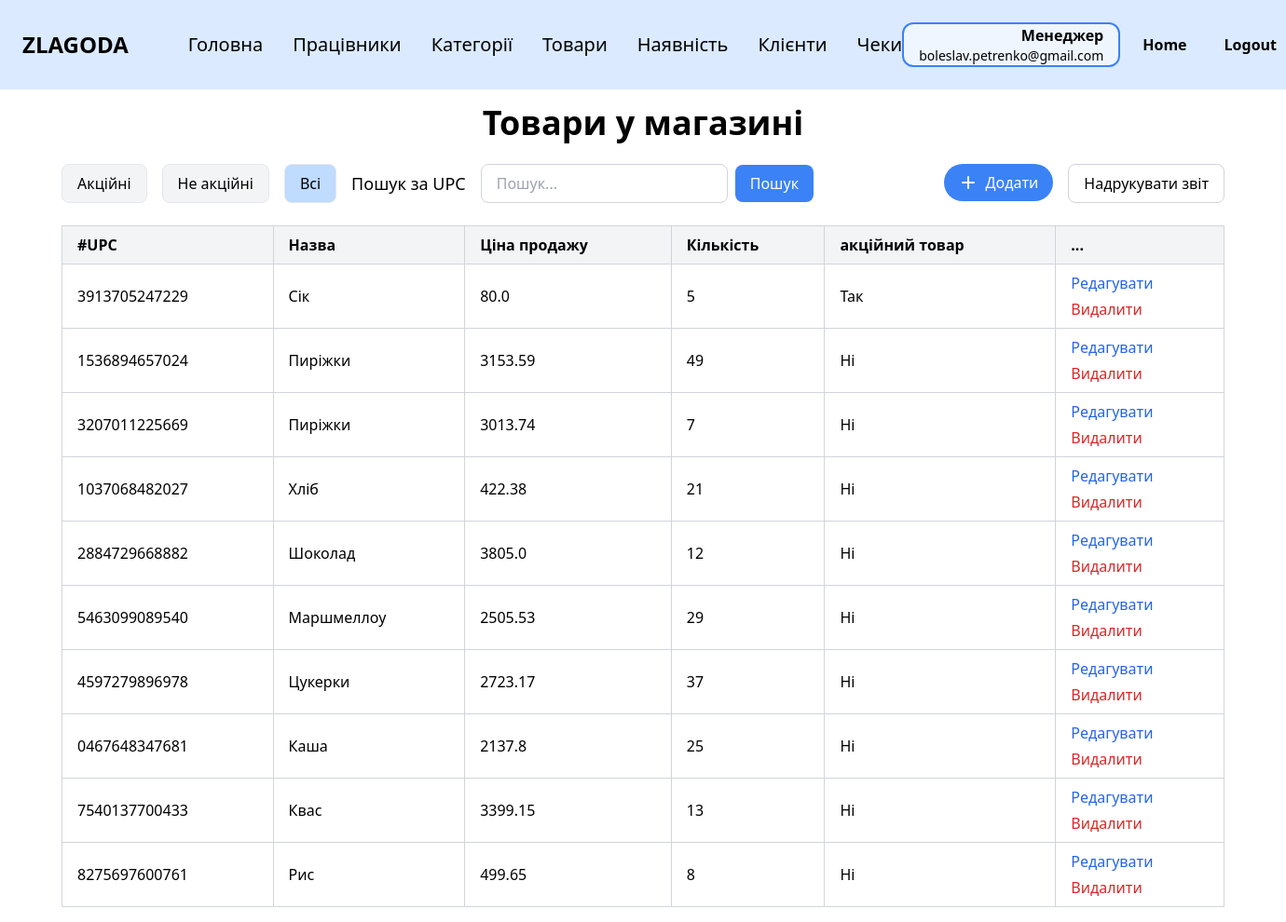
The page /stock (signed in) on the database as committed earlier.
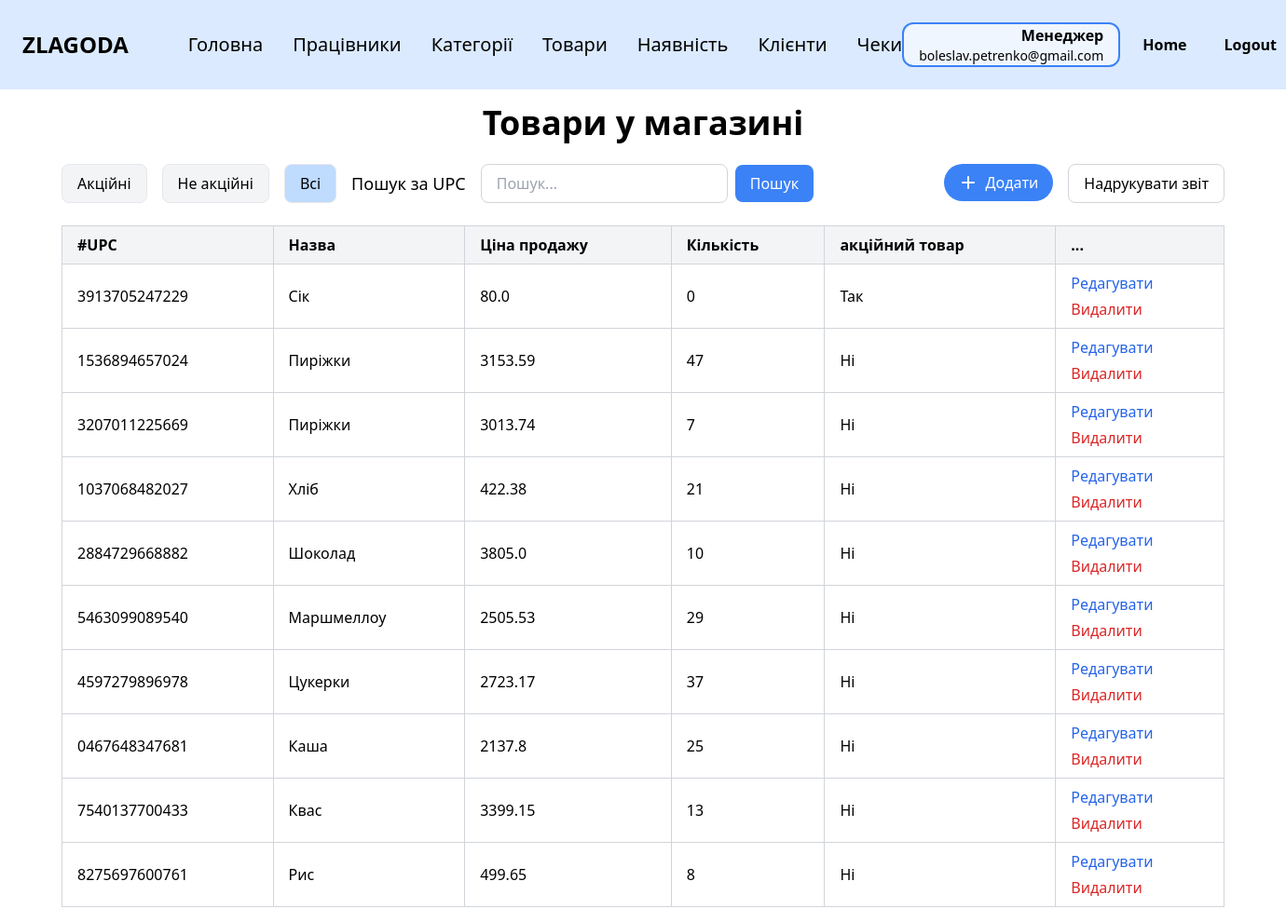
The same page on the database as committed later.
### tables this page shows
CREATE TABLE store_product (
                upc TEXT PRIMARY KEY,
                price REAL NOT NULL,
                quantity INTEGER NOT NULL,
                expiration_date DATE,
                is_promotional BOOLEAN DEFAULT FALSE,
                promo_price REAL,
                product_id INTEGER NOT NULL,
                FOREIGN KEY (product_id) REFERENCES product (id)
            );

CREATE TABLE product (
                id INTEGER PRIMARY KEY,
                name TEXT NOT NULL,
                manufacturer TEXT NOT NULL,
                specifications TEXT,
                category_number INTEGER NOT NULL,
                FOREIGN KEY (category_number) REFERENCES category (category_number)
            );

### zlg_website/views/storeproducts.py (the view, shortened to what this page needs)
@views.route('/stock')
@login_required
def storeproducts():
   category_number = request.args.get('category')
   sort = request.args.get('sort')
   order = request.args.get('order', 'asc')
   promo_filter = request.args.get('promo')
   search = request.args.get('search')
   quantity_filter = request.args.get('quantity')
   sql_str = """
       SELECT sp.*, p.name, p.manufacturer, p.specifications, p.category_number, c.name as category_name
       FROM store_product sp
       JOIN product p ON sp.product_id = p.id
       JOIN category c ON p.category_number = c.category_number
   """
   where_clauses = []
   params = {}
   if promo_filter == 'yes':
       where_clauses.append("sp.is_promotional = TRUE")
   elif promo_filter == 'no':
       where_clauses.append("sp.is_promotional = FALSE")
   if search:
       where_clauses.append("sp.upc LIKE :search")
       params['search'] = f"{search}%"
   if where_clauses:
       sql_str += " WHERE " + " AND ".join(where_clauses)
   if sort == 'name':
       sql_str += f" ORDER BY p.name {order}"
   elif sort == 'quantity':
       sql_str += f" ORDER BY sp.quantity {order}"
   elif sort == 'id':
       sql_str += " ORDER BY p.id ASC"
   else:
       sql_str += " ORDER BY p.id ASC"  # За замовчуванням — за id
   stmt = text(sql_str)
   result = db.session.execute(stmt, params)
   products = [dict(row._mapping) for row in result.fetchall()]
   categories_sql = text("SELECT * FROM category")
   categories_result = db.session.execute(categories_sql)
   categories = [dict(row._mapping) for row in categories_result.fetchall()]
   return render_template("storeproducts.html",
                          user=current_user,
                          products=products,
                          categories=categories,
                          sort=sort,
                          order=order,
                          category_number=category_number,
                          current_promo_filter=promo_filter,
                          quantity_filter=quantity_filter)

### zlg_website/__init__.py (called while the page is built)
def create_app():
    app = Flask(__name__)
    app.config['SECRET_KEY'] = 'zlagoda'
    app.config['SQLALCHEMY_DATABASE_URI'] = f'sqlite:///{os.path.join(app.instance_path, DB_NAME)}'
    app.config['SQLALCHEMY_TRACK_MODIFICATIONS'] = False
    db.init_app(app)
    from .views import views
    from .auth import auth
    app.register_blueprint(views, url_prefix='/')
    app.register_blueprint(auth, url_prefix='/')
    from .models import Employee, Category, Product
    with app.app_context():
        if database_is_empty(app):
            create_database(app)
    login_manager = LoginManager()
    login_manager.login_view = 'auth.login'
    login_manager.init_app(app)
    @login_manager.user_loader
    def load_user(id):
        return Employee.get_by_id(id)
    return app

### zlg_website/templates/storeproducts.html (shortened to what the changed rows need)
{% extends "base.html" %}
{% block content %}
<div class="py-4">
    <h1 class="text-4xl font-bold mb-6 text-center">Товари у магазині</h1>
    <div class="overflow-x-auto">
        <table class="min-w-full border-collapse border border-gray-300">
            <thead>
            <tr class="bg-gray-100">
                <th class="border border-gray-300 px-4 py-2 text-left">#UPC</th>
                <th class="border border-gray-300 px-4 py-2 text-left">
                    <a href="{{ url_for('views.storeproducts',
                        sort='name',
                        order='desc' if request.args.get('sort') == 'name' and request.args.get('order') == 'asc' else 'asc',
                        search=request.args.get('search'),
                        category=request.args.get('category'),
                        promo=request.args.get('promo')) }}"
                       class="hover:underline">
                        Назва
                    </a>
                </th>
                <th class="border border-gray-300 px-4 py-2 text-left">Ціна продажу</th>
                <th class="border border-gray-300 px-4 py-2 text-left">
                    <a href="{{ url_for('views.storeproducts',
                        sort='quantity',
                        order='desc' if request.args.get('sort') == 'quantity' and request.args.get('order') == 'asc' else 'asc',
                        search=request.args.get('search'),
                        category=request.args.get('category'),
                        promo=request.args.get('promo')) }}"
                       class="hover:underline">
                        Кількість
                    </a>
                </th>
                <th class="border border-gray-300 px-4 py-2 text-left">акційний товар</th>
                {% if user.position == 'Менеджер' %}
                <th class="border border-gray-300 px-4 py-2 text-left">...</th>
                {% endif %}
            </tr>
            </thead>
            <tbody>
            {% if products %}
            {% for product in products %}
            <tr>
                <td class="border border-gray-300 px-4 py-2">{{ product.upc }}</td>
                <td class="border border-gray-300 px-4 py-2">{{ product.name }}</td>
                <td class="border border-gray-300 px-4 py-2">
    {{ product.promo_price if product.is_promotional and product.promo_price else product.price }}
</td>
                <td class="border border-gray-300 px-4 py-2">{{ product.quantity }}</td>
                <td class="border border-gray-300 px-4 py-2">{{ 'Так' if product.is_promotional else 'Ні' }}</td>
                {% if user.position == 'Менеджер' %}
                <td class="border border-gray-300 px-4 py-2">
                    <div class="flex flex-col space-y-1">
                        <a href="{{ url_for('views.edit_storeproduct', upc=product.upc) }}"
                           class="text-blue-600 hover:underline">Редагувати</a>
                        <form method="POST" action="{{ url_for('views.delete_storeproduct', upc=product.upc) }}"
                              onsubmit="return confirm('Ви впевнені, що хочете видалити цей товар?')" class="inline">
                            <button type="submit" class="text-red-600 hover:underline">Видалити</button>
                        </form>
                    </div>
                </td>
                {% endif %}
            </tr>
            {% endfor %}
            {% else %}
            <tr>
                <td colspan="{{ 6 if user.position == 'Менеджер' else 5 }}" class="text-center py-4">Немає товарів для
                    відображення
                </td>
            </tr>
            {% endif %}
            </tbody>
        </table>
    </div>
</div>
{% endblock %}

Rows that differ between the two databases and show on the page:
changed store_product "Так": quantity "5" → "0"
changed store_product id 1536894657024: quantity "49" → "47"
changed store_product "Шоколад": quantity "12" → "10"
